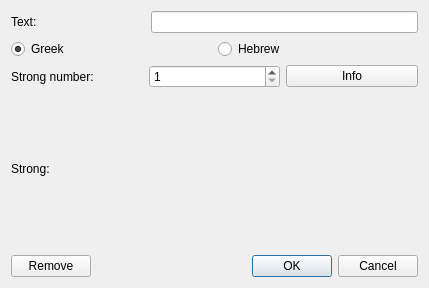
<?xml version="1.0" encoding="UTF-8"?>
<ui version="4.0">
 <class>StrongProperties</class>
 <widget class="QDialog" name="StrongProperties">
  <property name="geometry">
   <rect>
    <x>0</x>
    <y>0</y>
    <width>429</width>
    <height>288</height>
   </rect>
  </property>
  <property name="windowTitle">
   <string>Strong numbers</string>
  </property>
  <layout class="QGridLayout" name="gridLayout_2">
   <item row="0" column="0">
    <widget class="QLabel" name="label">
     <property name="text">
      <string>Text:</string>
     </property>
     <property name="buddy">
      <cstring>EStrongText</cstring>
     </property>
    </widget>
   </item>
   <item row="0" column="1" colspan="2">
    <widget class="QLineEdit" name="EStrongText">
     <property name="sizePolicy">
      <sizepolicy hsizetype="Preferred" vsizetype="Fixed">
       <horstretch>0</horstretch>
       <verstretch>0</verstretch>
      </sizepolicy>
     </property>
    </widget>
   </item>
   <item row="1" column="0" colspan="3">
    <layout class="QHBoxLayout" name="horizontalLayout_2">
     <item>
      <widget class="QRadioButton" name="rBGreek">
       <property name="text">
        <string>Greek</string>
       </property>
       <property name="checked">
        <bool>true</bool>
       </property>
      </widget>
     </item>
     <item>
      <widget class="QRadioButton" name="rBHebrew">
       <property name="text">
        <string>Hebrew</string>
       </property>
      </widget>
     </item>
    </layout>
   </item>
   <item row="2" column="0" colspan="3">
    <layout class="QGridLayout" name="gridLayout">
     <item row="0" column="0">
      <widget class="QLabel" name="label_4">
       <property name="text">
        <string>Strong number:</string>
       </property>
      </widget>
     </item>
     <item row="0" column="1">
      <widget class="QSpinBox" name="sBStrongNumber">
       <property name="minimum">
        <number>1</number>
       </property>
       <property name="maximum">
        <number>10000</number>
       </property>
      </widget>
     </item>
     <item row="0" column="2">
      <widget class="QPushButton" name="pBInfo">
       <property name="text">
        <string>Info</string>
       </property>
      </widget>
     </item>
     <item row="2" column="0">
      <widget class="QLabel" name="label_2">
       <property name="text">
        <string>Strong:</string>
       </property>
      </widget>
     </item>
     <item row="2" column="1" colspan="2">
      <widget class="QLabel" name="sStrongText">
       <property name="minimumSize">
        <size>
         <width>0</width>
         <height>150</height>
        </size>
       </property>
       <property name="text">
        <string/>
       </property>
      </widget>
     </item>
     <item row="3" column="1">
      <spacer name="verticalSpacer">
       <property name="orientation">
        <enum>Qt::Vertical</enum>
       </property>
       <property name="sizeHint" stdset="0">
        <size>
         <width>20</width>
         <height>40</height>
        </size>
       </property>
      </spacer>
     </item>
    </layout>
   </item>
   <item row="3" column="0" colspan="3">
    <layout class="QHBoxLayout" name="horizontalLayout">
     <item>
      <widget class="QPushButton" name="BRemove">
       <property name="toolTip">
        <string>Remove link</string>
       </property>
       <property name="text">
        <string comment="remove link">Remove</string>
       </property>
      </widget>
     </item>
     <item>
      <spacer name="spacer">
       <property name="orientation">
        <enum>Qt::Horizontal</enum>
       </property>
       <property name="sizeHint" stdset="0">
        <size>
         <width>161</width>
         <height>20</height>
        </size>
       </property>
      </spacer>
     </item>
     <item>
      <widget class="QDialogButtonBox" name="buttonBox">
       <property name="standardButtons">
        <set>QDialogButtonBox::Cancel|QDialogButtonBox::Ok</set>
       </property>
      </widget>
     </item>
    </layout>
   </item>
  </layout>
 </widget>
 <resources/>
 <connections>
  <connection>
   <sender>rBGreek</sender>
   <signal>clicked()</signal>
   <receiver>rBHebrew</receiver>
   <slot>update()</slot>
   <hints>
    <hint type="sourcelabel">
     <x>71</x>
     <y>51</y>
    </hint>
    <hint type="destinationlabel">
     <x>199</x>
     <y>51</y>
    </hint>
   </hints>
  </connection>
 </connections>
</ui>
